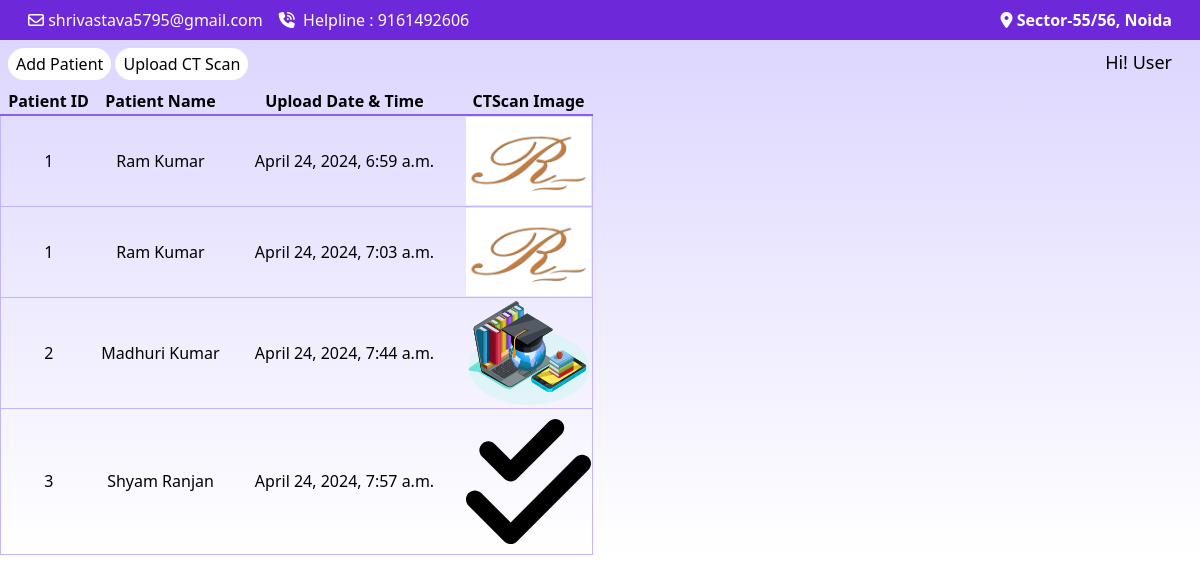
The app's page /show-ctscan with its own data.
### patient_model/models.py (models this page shows)
class PatientCTScans(models.Model):
    patient_id = models.ForeignKey(PatientModel, on_delete=models.CASCADE)
    upload_image=models.FileField(upload_to=custom_upload_path, max_length=100, verbose_name="Upload Image")
    upload_date=models.DateTimeField(auto_now_add=True)

class PatientModel(models.Model):
    patient_id=models.AutoField(primary_key=True)
    first_name=models.CharField(max_length=50)
    last_name=models.CharField(max_length=50)
    age=models.IntegerField(default=0)
    gender=models.CharField(max_length=1)
    contact=models.CharField(max_length=10)
    address=models.TextField()

### lung_cancer_prediction/views.py (the view)
# urls.py: path('show-ctscan', views.showCTScan, name='show_ctscan')
def showCTScan(request):
    ctscans=PatientCTScans.objects.select_related('patient_id').all()
    return render(request,'ctscan.html',{'ctscans':ctscans})

### templates/ctscan.html (shortened to what this page needs)
{% extends 'header.html' %}
{% block mainblock %}
	<main class="bg-gradient-to-b from-violet-200 max-h-5/6">
        <div class="flex justify-between p-2 font-medium">
            <div>
                <button class="px-2 py-1 bg-white ring-offset-2 hover:ring-2 hover:ring-violet-600 rounded-full patient-btn">Add Patient</button>
                <button class="px-2 py-1 bg-white ring-offset-2 hover:ring-2 hover:ring-violet-600 rounded-full upload-btn">Upload CT Scan</button>
            </div>
            <span class="mr-5 text-lg">Hi! User</span>
        </div>
       <div class="w-screen text-center">
        <table class="table-auto">
            <thead>
                <tr class="border-b-2 border-violet-500">
                    <th>Patient ID</th>
                    <th>Patient Name</th>
                    <th>Upload Date & Time</th>
                    <th>CTScan Image</th>
                </tr>
            </thead>
            <tbody>
                {% for data in ctscans %}
                        <tr class="border border-violet-300">
                            <td class="w-24">{{data.patient_id_id}}</td>
                            <td class="w-32">{{data.patient_id.first_name}} {{data.patient_id.last_name}}</td>
                            <td class="w-60">{{data.upload_date}}</td>
                            <td class="w-32">
                                <img src="/media/{{data.upload_image}}" height="100px" />
                            </td>
                        </tr>
                {% endfor %}
            </tbody>
           </table>
       </div>
	</main>
     {% endblock %}

### templates/header.html (shortened to what this page needs)
<!DOCTYPE html>
<html lang="en">
<head>
	<script src="https://cdn.tailwindcss.com"></script>
	<link rel="stylesheet" href="https://cdnjs.cloudflare.com/ajax/libs/font-awesome/6.5.2/css/all.min.css" />
</head>
<body class="h-full w-screen content-box overflow-y-auto overflow-x-hidden">
	<header class="max-h-1/6 grid sticky top-0">
        <div class="flex justify-between bg-violet-700 text-white p-2">
            <div class="flex gap-2 ml-5">
                <h1><i class="fa-regular fa-envelope"></i>&nbsp;shrivastava5795@gmail.com<h1>
                <h1><i class="fa-solid fa-phone-volume"></i>&nbsp; Helpline : 9161492606<h1>
            </div>
            <div class="flex font-bold mr-5">
                <h1><i class="fa-solid fa-location-dot"></i>&nbsp;Sector-55/56, Noida<h1>
            </div>
        </div>
	</header>
	{% block mainblock %}
    {% endblock %}
</body>
</html>

### records on screen
PatientCTScans: patient_id_id "1", patient_id.first_name "Ram", patient_id.last_name "Kumar", upload_date "April 24, 2024, 6:59 a.m.", upload_image (picture)
PatientCTScans: patient_id_id "1", patient_id.first_name "Ram", patient_id.last_name "Kumar", upload_date "April 24, 2024, 7:03 a.m.", upload_image (picture)
PatientCTScans: patient_id_id "2", patient_id.first_name "Madhuri", patient_id.last_name "Kumar", upload_date "April 24, 2024, 7:44 a.m.", upload_image (picture)
PatientCTScans: patient_id_id "3", patient_id.first_name "Shyam", patient_id.last_name "Ranjan", upload_date "April 24, 2024, 7:57 a.m.", upload_image (picture)
